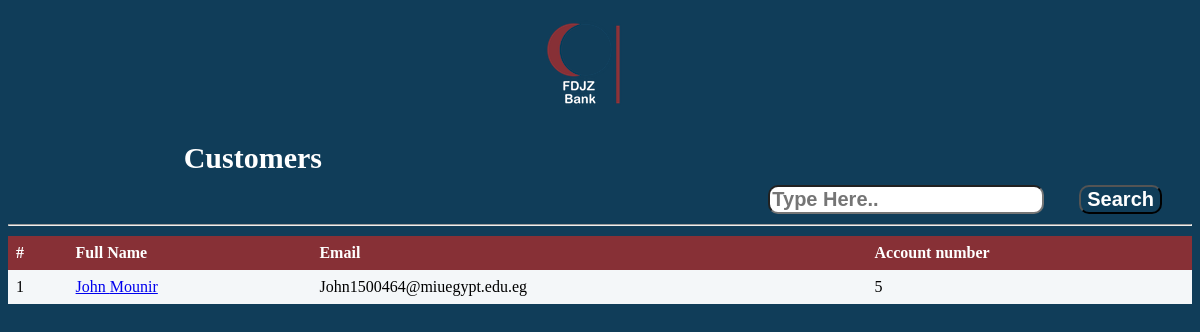
Screenshot of /Worker/php/Showusers.php with the database file from the repository.
### tables this page shows
CREATE TABLE `customer_account` (
  `ID` int(11) NOT NULL,
  `FNAME` varchar(50) DEFAULT NULL,
  `LNAME` varchar(50) DEFAULT NULL,
  `PersonalID` int(14) DEFAULT NULL,
  `Address` varchar(100) DEFAULT NULL,
  `MobileNumber` int(11) DEFAULT NULL,
  `Email` varchar(200) DEFAULT NULL,
  `Date` varchar(200) DEFAULT NULL,
  `WorkerID` int(11) NOT NULL
);

### Worker/ClassesGedida/dbconnect.php (called while the page is built, shortened)
<?php
  class dbconnect
  {
      private $servername;
      private $username;
      private $password;
      private $db;
      private $con;
      function __construct()
      {
          $this->servername = "localhost";
          $this->username = "root";
          $this->password = "";
          $this->db = "FDJZ";
          $this->con = $this->Connect();
      }
      function connect()
      {
          $this->con = mysqli_connect($this->servername, $this->username, $this->password, $this->db);
          if ($this -> con ->connect_error)
          {
              die("Failed to connect: " .$this->con->connect_error);
          }
          else
          {
              return $this->con;
          }
      }
      function executesql($sql)
      {
        $result = mysqli_query($this->con, $sql);
        if($result == TRUE)
              {
          return $result;
        }
        else
              {
          echo "Error executing SQL statement: " .$this->con->error;
        }
      }
  }
?>

### Worker/ClassesGedida/WorkerAdminCommon.php (the view, shortened to what this page needs)
<?php
  class WorkerAdminCommon extends User{
    function showAllCustomers(){
      $db = new dbconnect;
      $db->connect();
      $sql = "SELECT `FName`, `LName`, `Email`, `id`
              FROM `customer_account`
              ";
      $result = $db->executesql($sql);
      $counter = 1;
      foreach($result as $row){
          echo'<tr>';
          echo'<td>'.$counter++.'</td>';
          echo'<td><a href="Usersreport.php?id='.$row['id'].'">'.$row['FName']." ".$row['LName'].'</a></td>';
          echo'<td>'.$row['Email'].'</td>';
          echo'<td>'.$row['id'].'</td>';
          echo'</tr>';
      }
    }
  }
?>

### Worker/css/showusers.css (style rules this page uses)
body { background-color:#103D59; }
th, td { text-align: left; padding: 8px; }

### rows the page displays
customer_account: FNAME "John", LNAME "Mounir", Email "John1500464@miuegypt.edu.eg", ID "5"
